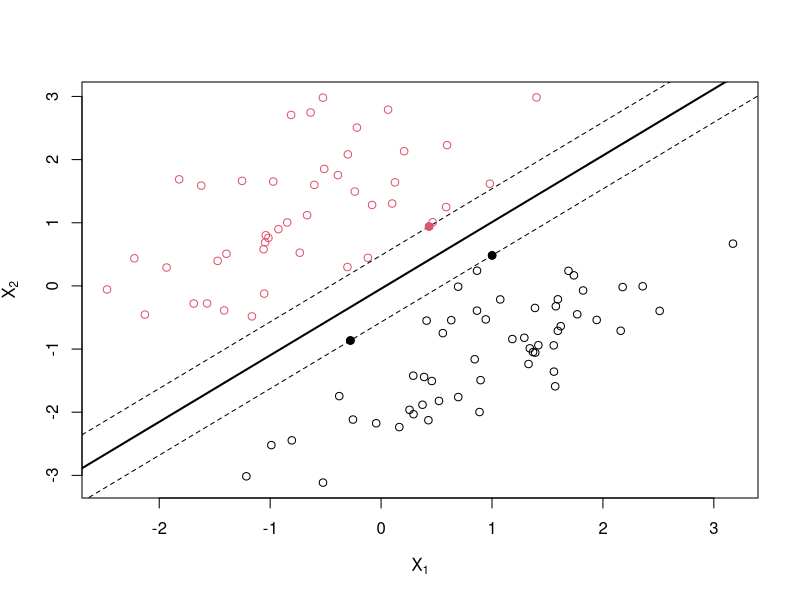
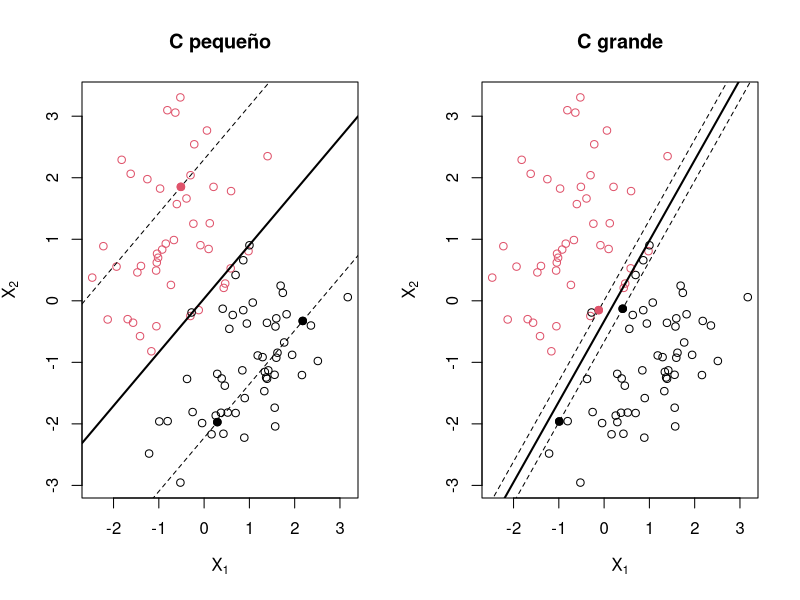
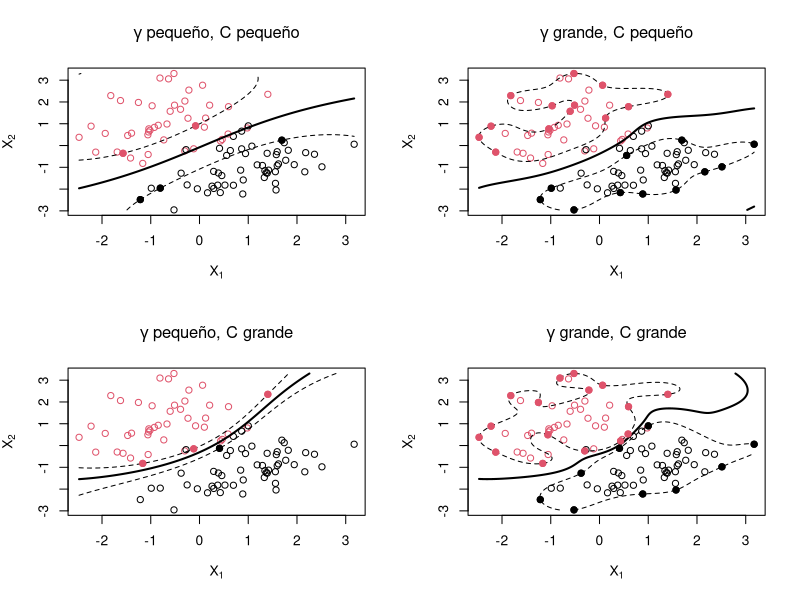

Write R code to recreate these figures, in order.
## ---- chunk 1

## ---- chunk 2
abcline <- function(a, b, c, ...) abline(-c/b, -a/b, ...)

plot_SMC <- function (n = 100, rho = 0.7, cost = 100, ...) {
  # NOTA: cost en este caso C, equivalente a 1/K
  # n = 100; rho = 0.7; cost = 100
  # Se simula una normal bidimensional con dependencia
  set.seed(1)
  x1 <- rnorm(n)
  x2 <- rho*x1 + sqrt(1 - rho^2)*rnorm(n)
  # Respuesta -1/1
  y = sample(c(-1, 1), n, replace = TRUE)
  # Se "descentran" las clases
  x1 <- x1 - y
  x2 <- x2 + y
  data <- data.frame(x1 = x1, x2 = x2, y = y)
  # SVM
  sv <- e1071::svm(y ~ ., data = data, kernel = "linear",
                   scale = FALSE, type = "C-classification",
                   cost = cost)
  coef <- with(sv, c(colSums(drop(coefs)*SV), -rho))
  # Representar
  plot(x1, x2, col = factor(y),
       xlab = expression(X[1]), ylab = expression(X[2]), ...)
  abcline(coef[1], coef[2], coef[3], lwd = 2)
  abcline(coef[1], coef[2], coef[3] - 1, lty = 2)
  abcline(coef[1], coef[2], coef[3] + 1, lty = 2)
  # index <- sv$index
  index <- with(sv, index[abs(coefs) < cost])
  points(x1[index], x2[index], col = factor(y[index]), pch = 19)
}
plot_SMC()
## ---- chunk 3
old.par <- par(mfrow = c(1, 2))
plot_SMC(rho = 0.4, cost = 0.01,  main = "C pequeño")
plot_SMC(rho = 0.4, main = "C grande")
par(old.par)
## ---- chunk 4
plot_SvM <- function (n = 100, rho = 0.4, cost = 100, gamma = 0.5, ...) {
  # n = 100; rho = 0.4; cost = 1; gamma = 1
  # Se simula una normal bidimensional con dependencia
  set.seed(1)
  x1 <- rnorm(n)
  x2 <- rho*x1 + sqrt(1 - rho^2)*rnorm(n)
  # Respuesta -1/1
  y = sample(c(-1, 1), n, replace = TRUE)
  # Se "descentran" las clases
  x1 <- x1 - y
  x2 <- x2 + y
  data <- data.frame(x1 = x1, x2 = x2, y = y)
  # SVM
  sv <- e1071::svm(y ~ ., data = data, kernel = "radial",
                   gamma = gamma, cost = cost,
                   scale = FALSE, type = "C-classification")
  ngrid <- 200
  x1.new <- seq(min(x1), max(x1), len = ngrid)
  x2.new <- seq(min(x2), max(x2), len = ngrid)
  z <- predict(sv, newdata = expand.grid(x1 = x1.new, x2 = x2.new),
               decision.values = TRUE)
  z <- matrix(attr(z, "decision.values"), nrow = ngrid)
  lines <- contourLines(x1.new, x2.new, z,
                        levels = c(-1, 0, 1))
  plot(x1, x2, col = factor(y),
       xlab = expression(X[1]), ylab = expression(X[2]), ...)
  lapply(lines, function(l) 
    if(l$level == 0) lines(l, lwd = 2) else lines(l, lty = 2))
  # index <- sv$index
  index <- with(sv, index[abs(coefs) < cost])
  points(x1[index], x2[index], col = factor(y[index]), pch = 19)
}


old.par <- par(mfrow = c(2, 2))
plot_SvM(cost = 1, gamma = 0.1, main = bquote(gamma~"pequeño, C pequeño"))
plot_SvM(cost = 1, gamma = 1, main = bquote(gamma~"grande, C pequeño"))
plot_SvM(cost = 100, gamma = 0.1, main = bquote(gamma~"pequeño, C grande"))
plot_SvM(cost = 100, gamma = 1, main = bquote(gamma~"grande, C grande"))
par(old.par)
